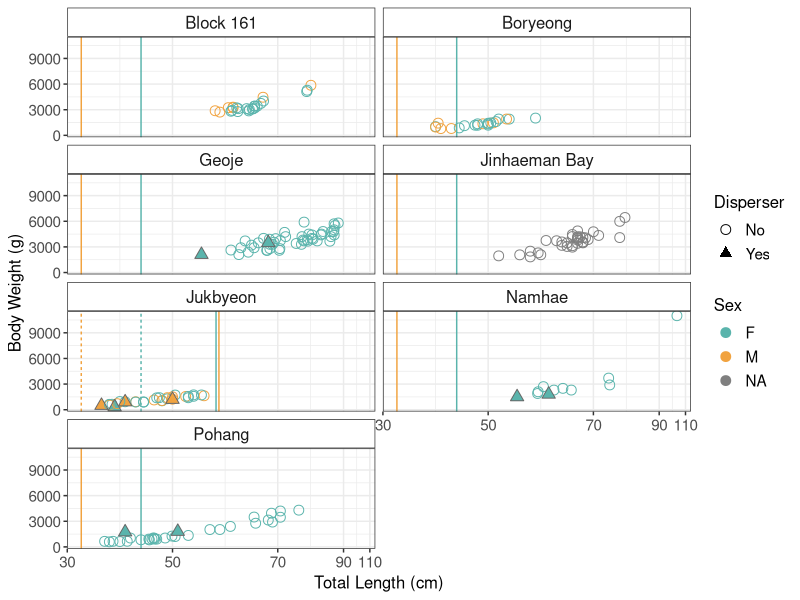
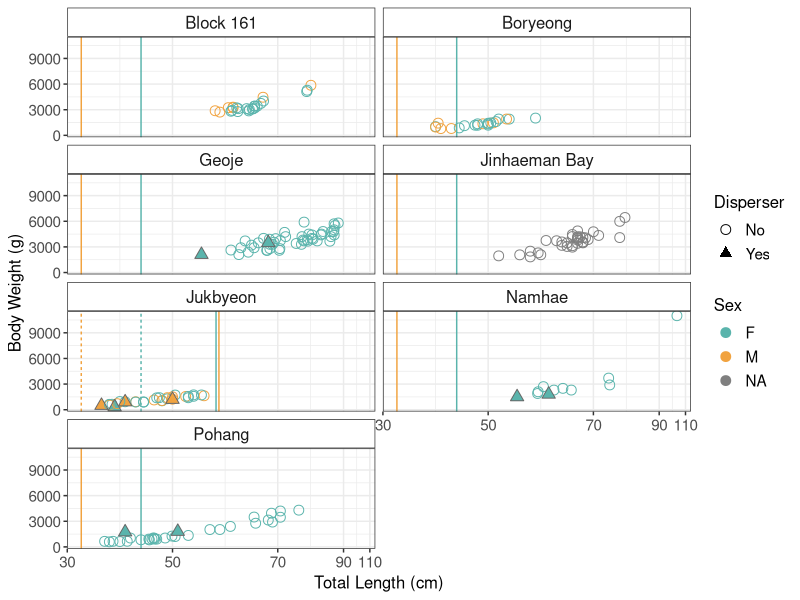

R code for these plots, in order: (Note: this script raises an error after producing the figures.)
########### Fisher et al. Fig4 ##############
#
# Compare Pacific cod Ne estimates between Korean and N. American populations
#
# MF 5/9/2018
#
#############################################


# Load Packages -----------------------------------------------------------
library(readr)
library(tidyverse)
library(scales)
library(here)



# Read in Data ------------------------------------------------------------

sample_data <- read_delim(here::here('data',"sampling_data_newJB.txt"), "\t", escape_double = FALSE, trim_ws = TRUE)

sample_list <- read_delim(here::here('data',"sample_list_wjb.txt"), "\t", escape_double = FALSE, trim_ws = TRUE)


mydata <- right_join(sample_data, sample_list, by="Sample.ID")
dim(mydata)
dim(sample_list)



# 50% Length-at-Maturity --------------------------------------------------

Site <- c("Pohang", "Jukbyeon", "Jukbyeon","Namhae", "Geoje", "Block 161", "Boryeong", "Jinhaeman Bay")
LAM_Female = c(44.02, 58.27, 44.02, 44.02,44.02,44.02,44.02,44.02)
LAM_Male <- c(32.66,58.82, 32.66,32.66,32.66,32.66,32.66,32.66)
linetype <- c(1,1,2,1,1,1,1,1)   # note Jukbyeon has two LAMs; one for sampling site, one for migrant source

mat_data <- cbind(Site, LAM_Female, LAM_Male, linetype)
mat_data <- as.data.frame(mat_data)
mat_data$LAM_Female <- as.numeric(LAM_Female)
mat_data$LAM_Male <- as.numeric(LAM_Male)
head(mat_data)



# Prepare Data for Graph --------------------------------------------------

## filter for NAs, make numeric
data = subset(mydata, !is.na(BW.g))
data = subset(data, !is.na(TL.cm))
data$TL.cm <- as.numeric(data$TL.cm)
data$TL.cm <- as.numeric(data$TL.cm)
head(data)


# order sites
neworder <- c("Block 161", "Boryeong", "Namhae", "Geoje", "Jinhaeman Bay", "Pohang","Jukbyeon")
plotdata <- arrange(transform(data,
                              Site=factor(Site,levels=neworder)),Site)
plotdata <- plotdata %>% dplyr::select(-GW.g, -GSI)








# Figure 2. Total Length v. Body Weight -----------------------------------

#################### plotting function to squish axis ####################
squish_trans <- function(from, to, factor) {
  
  trans <- function(x) {
    
    if (any(is.na(x))) return(x)
    
    # get indices for the relevant regions
    isq <- x > from & x < to
    ito <- x >= to
    
    # apply transformation
    x[isq] <- from + (x[isq] - from)/factor
    x[ito] <- from + (to - from)/factor + (x[ito] - to)
    
    return(x)
  }
  
  inv <- function(x) {
    
    if (any(is.na(x))) return(x)
    
    # get indices for the relevant regions
    isq <- x > from & x < from + (to - from)/factor
    ito <- x >= from + (to - from)/factor
    
    # apply transformation
    x[isq] <- from + (x[isq] - from) * factor
    x[ito] <- to + (x[ito] - (from + (to - from)/factor))
    
    return(x)
  }
  
  # return the transformation
  return(trans_new("squished", trans, inv))
}
###########################################################


## max for x axis
xmax <-  max(as.numeric(data$TL.cm), na.rm = TRUE) + 1


## create colors for male, female
## --- color
gg_color_hue <- function(n) {
  hues = seq(15, 375, length = n + 1)
  hcl(h = hues, l = 65, c = 100)[1:n]
}
ggcols <- gg_color_hue(2)
## --- grayscale
ggcols <- c("grey0","grey50")
mycols <- c("#5ab4ac","#f1a340")

## plot
fig2 <- ggplot(plotdata, aes(x=TL.cm, y=BW.g)) +
  geom_point(aes(col = Sex, pch = Disperser), size = 3) +
  geom_point(data=filter(plotdata, Disperser == "Yes"), aes(x=TL.cm, y=BW.g), col = "grey40", pch = 2, size = 3) +
  facet_wrap(~Site, nrow = 4, ncol = 2) +
  xlab("Total Length (cm)") +
  ylab("Body Weight (g)") +
  scale_color_manual(values=mycols, na.value="grey50") +
  scale_shape_manual(values=c(1,17)) +
  scale_x_continuous(trans = squish_trans(from=80,to=110,factor=4)) +
  theme(axis.title = element_text(size = 14, face = "bold"), 
        axis.text = element_text(size = 12), 
        legend.text = element_text(size = 12), 
        legend.title = element_text(size = 12, face = "bold"),
        strip.text = element_text(size = 12)) +
  geom_vline(data=mat_data, aes(xintercept = LAM_Female, lty = linetype), col = mycols[1]) +
  geom_vline(data=mat_data, aes(xintercept = LAM_Male, lty = linetype), col = mycols[2]) +
  guides(linetype=FALSE) + theme_bw() + theme(strip.background = element_rect(fill="white"),
                                              axis.text = element_text(size=11),
                                              legend.text = element_text(size=11),
                                              legend.title=element_text(size=12),
                                              axis.title=element_text(size=12),
                                              strip.text=element_text(size=12))

## plot
png(here::here('results','Figure2.png'), res=150, height=900,width=950)
fig2
dev.off()



ggsave(here::here('results','Figure2.pdf'), plot=fig2, device="pdf", dpi=600, height=3400,width=4500, units="px")







# Figure S4. GSI from Gonad Weight ----------------------------------------

gsi_data <- data %>%
  filter(!is.na(GSI)) %>%
  mutate(maturity = ifelse(Sex == "F", ifelse(TL.cm > 44.02, "Mature", "Immature"), ifelse(TL.cm > 32.66, "Mature", "Immature"))) %>%
  mutate(Site=ifelse(Site=="Geoje", "Geoje 2014", Site))


gsi_migrant_data <- filter(gsi_data, Migrant == "Yes")


## create colors for male, female
## --- color
mycols <- c("#5ab4ac","#f1a340")
## --- grayscale
# mycols <- c("grey0","grey50")


png(here::here('results',"FigureS4.png"))
ggplot(gsi_data, aes(x = Site, y = GSI)) +
  geom_boxplot() +
  geom_point(data = gsi_migrant_data, aes(x = Site, y = GSI, col=Sex), pch = 17, size = 5) +
  facet_wrap(~maturity) +
  xlab("Collection") +
  ylab("Gonadosomatic Index (%)") +
  scale_y_continuous(breaks = seq(0,40,5), labels = c(0,5,10,15,20,25,30,35,40))+
  scale_color_manual(values=mycols, na.value="grey50") +
  theme_bw() +
  theme(axis.title = element_text(size = 14), 
        axis.text = element_text(size = 12),
        axis.text.x = element_text(angle=90,hjust=1,vjust=0.5),
        strip.text = element_text(size = 12),
        legend.title = element_text(size = 12, face = "bold"),
        panel.grid.major.y=element_blank(), panel.grid.minor.y=element_blank())
dev.off()












